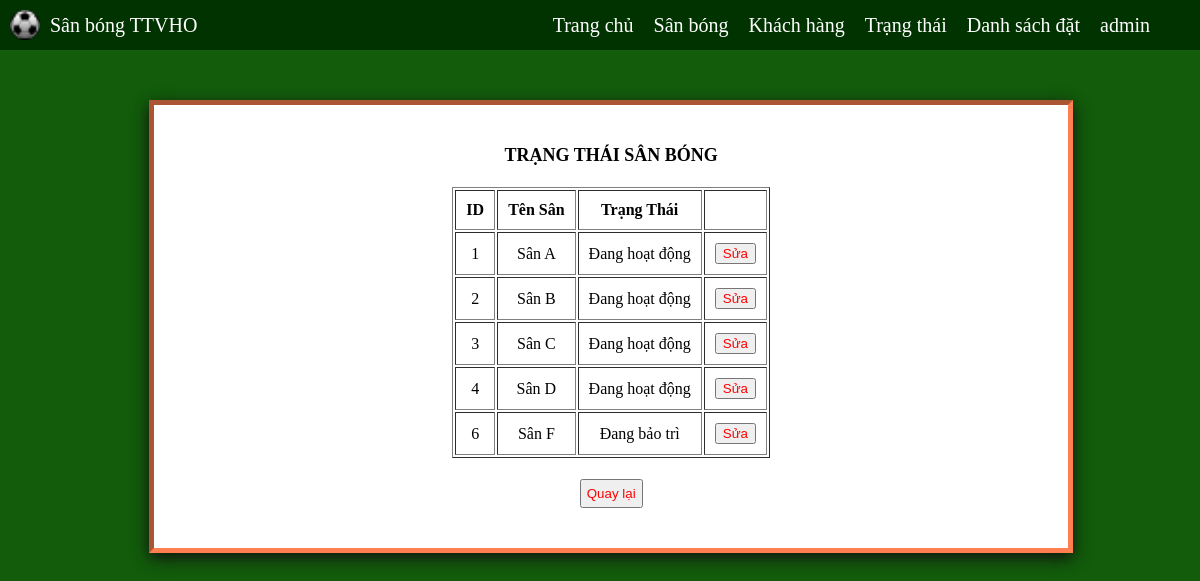
/status_admin.php (signed in), run on the app's committed database.
### tables this page shows
CREATE TABLE `sanbong` (
  `ID` int(5) NOT NULL,
  `TenSan` text NOT NULL,
  `AnhSan` longblob NOT NULL,
  `LoaiSan` varchar(30) NOT NULL,
  `Gia` int(6) NOT NULL,
  `DiaDiem` text NOT NULL,
  `MoTa` text NOT NULL,
  `TrangThai` bit(1) NOT NULL
);

### status_admin.php (the view, shortened to what this page needs)
<?php
	include("header_admin.php");
?>
<body>
    <div class="status-div">
        <b>TRẠNG THÁI SÂN BÓNG <span id='tieudetime'></span></b><br />
        <br>
        <table class="table-status" border="1">
            <thead>
                <tr>
                    <th>ID</th>
                    <th>Tên Sân</th>
                    <th>Trạng Thái</th>
                    <th></th>
                </tr>
            </thead>
            <tbody>
                <?php
                $sql_tt = "SELECT ID,TenSan,
                        IF(TrangThai = 1, 'Đang hoạt động', 'Đang bảo trì') AS TrangThai
                        FROM sanbong";
                $result_tt = mysqli_query($conn, $sql_tt);
                while ($row = mysqli_fetch_assoc($result_tt)) {
                    echo '<form action="edit_trangthai.php" method= "POST" id="add-form">';
                    echo '<tr>';
                    echo '<td>' . $row['ID'] . '</td>';
                    echo '<td>' . $row['TenSan'] . '</td>';
                    echo '<td>' . $row['TrangThai'] . '</td>';
                    echo '<td><input class="btn" type ="submit" name="suatt['.$row['ID'].']" value="Sửa"></td>';
                    echo '</tr>';
                }
                ?>
            </tbody>
        </table>
        <br>
        <button><a href="home.php">Quay lại</a></button>
    </div>
</body>

### header_admin.php (style rules this page uses)
body { margin-top: 0; margin-left: 0; position: relative; }

### status_admin.php (style rules this page uses)
body { background-color: #125c0b; font-size: 18px; }
.status-div { text-align: center; margin: 12.5%; margin-top: 100px; padding: 40px; border: 5px inset coral; width: 70%; background-color: #ffffff; box-shadow: 0 5px 15px #111111; display: inline-block; margin-bottom: 25px; }
.table-status { text-align: center; margin: auto; }
th, td { padding: 10px; }
button { padding: 5px; }
.btn { color: red; }
a { text-decoration: none; color: red; }

### data on the page
sanbong: ID "1", TenSan "Sân A", TrangThai "Đang hoạt động"
sanbong: ID "2", TenSan "Sân B", TrangThai "Đang hoạt động"
sanbong: ID "3", TenSan "Sân C", TrangThai "Đang hoạt động"
sanbong: ID "4", TenSan "Sân D", TrangThai "Đang hoạt động"
sanbong: ID "6", TenSan "Sân F", TrangThai "Đang bảo trì"

### other printed values
$user['TenTK'] "admin"
